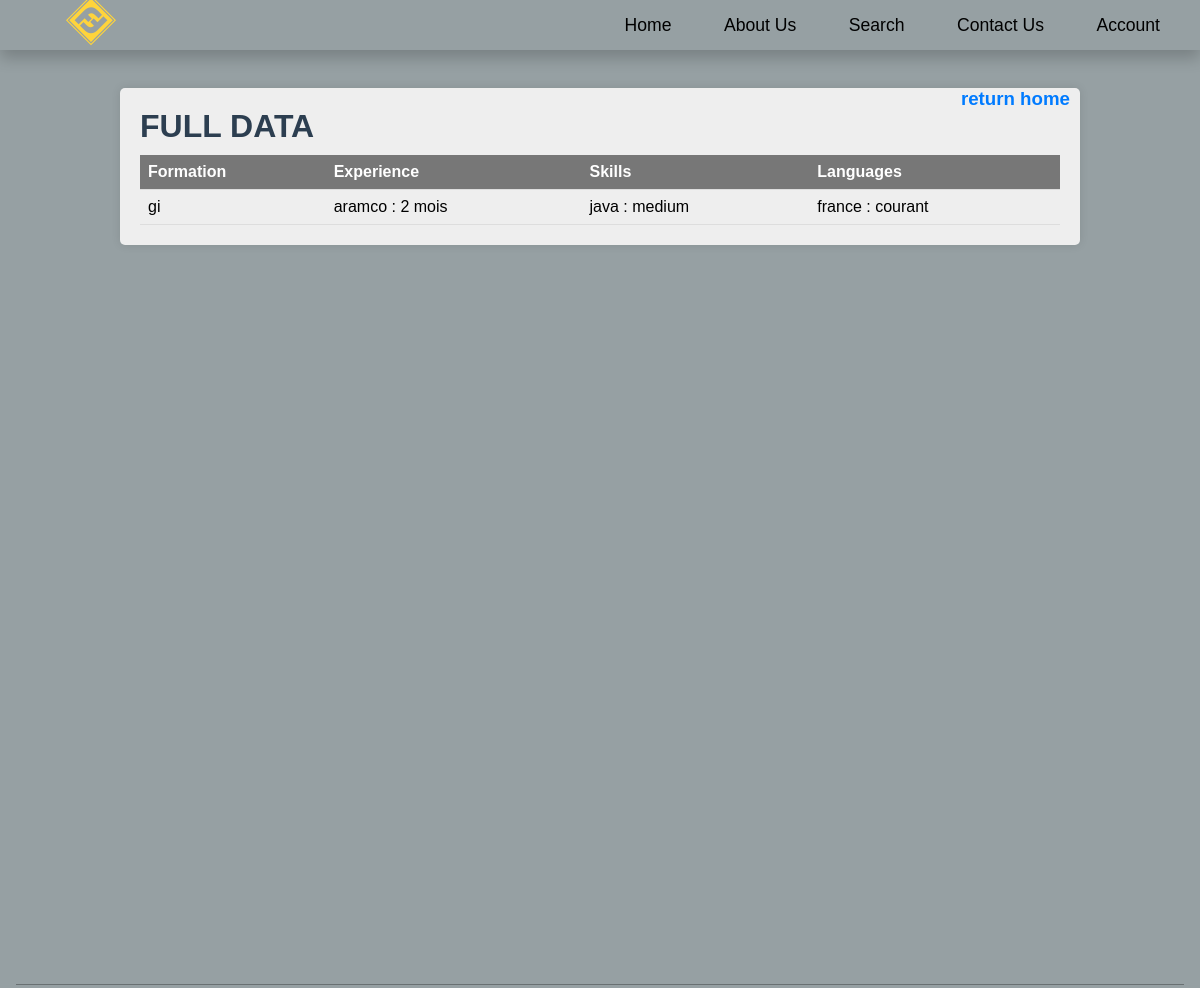
Page /acceuil1-main/bakirdash/autreinformation.php?id=18 (signed in) on the committed database.
### tables this page shows
CREATE TABLE `educt` (
  `ID_ED` int(11) NOT NULL,
  `id_c` int(11) NOT NULL,
  `INSTUT` varchar(45) NOT NULL,
  `date_OBT` date NOT NULL,
  `FILIER` varchar(45) NOT NULL,
  `diplome` varchar(25) NOT NULL
);

CREATE TABLE `exprt` (
  `id_exp` int(11) NOT NULL,
  `id_c` int(11) NOT NULL,
  `societe` varchar(45) NOT NULL,
  `period` varchar(45) NOT NULL,
  `POSTE` varchar(45) NOT NULL
);

CREATE TABLE `skills` (
  `id_skills` int(11) NOT NULL,
  `id_c` int(11) NOT NULL,
  `skills` varchar(45) NOT NULL,
  `level` varchar(45) NOT NULL
);

CREATE TABLE `languages` (
  `id_lang` int(11) NOT NULL,
  `id_c` int(11) NOT NULL,
  `langs` varchar(45) NOT NULL,
  `level` varchar(45) NOT NULL
);

### acceuil1-main/bakirdash/autreinformation.php (the view, shortened to what this page needs)
<?php
if (!isset($_SESSION["passwordS"]) || !isset($_SESSION["emailS"]))
    header("location:../../WITHDBREC/index.php");
else {  include 'config.php';
    if(!isset($_GET['id'])){
        echo"la pade n'est pas valable";
    }else {
       $id=$_GET['id'];
?>
<!DOCTYPE html>
<html lang="en">
<head>
    <link rel="stylesheet" href="cssb/bak1.css">
    <link rel="stylesheet" href="https://cdnjs.cloudflare.com/ajax/libs/font-awesome/6.5.1/css/all.min.css">
</head>
<body>
    <header class="header">
        <section class="flex">
            <div class="img">
            <h1><i class="fa-brands fa-fantasy-flight-games" style="color: #FFD43B;font-size:50px;margin-left:50px"></i><span style="margin-left: 20px;"></span></h1>
            </div>
            <nav class="navbar">
                <a href="../recruiter.php">Home</a>
                <a href="../recruiter.php">About Us</a>
                <a href="../recruiter.php">Search</a>
                <a href="../recruiter.php">Contact Us</a>
                <a href="../recruiter.php">Account</a>
            </nav>
        </section>
    </header>
    <div class="container">
        <h1 class="my-4">FULL DATA</h1>
        <a href="view_applyb.php" class="return"><h3 class="my-4">return home</h3></a>
        <table class="table">
    <thead class="thead-dark">
        <tr>
            <th>Formation</th>
            <th>Experience</th>
            <th>Skills</th>
            <th>Languages</th>
        </tr>
    </thead>
    <tbody>
        <?php
        $sql = $conn->prepare("SELECT * FROM educt WHERE id_c=:idCa");
        $sql->bindParam(':idCa', $id, PDO::PARAM_INT);
        $sql->execute();
        $formations = $sql->fetchAll();
        $sqlE = $conn->prepare("SELECT * FROM exprt WHERE id_c=:idCa");
        $sqlE->bindParam(':idCa', $id, PDO::PARAM_INT);
        $sqlE->execute();
        $experiences = $sqlE->fetchAll();
        $sqlS = $conn->prepare("SELECT * FROM skills WHERE id_c=:idCa");
        $sqlS->bindParam(':idCa', $id, PDO::PARAM_INT);
        $sqlS->execute();
        $skills = $sqlS->fetchAll();
        $sqlG = $conn->prepare("SELECT * FROM languages WHERE id_c=:idCa");
        $sqlG->bindParam(':idCa', $id, PDO::PARAM_INT);
        $sqlG->execute();
        $languages = $sqlG->fetchAll();
        $maxRows = max(count($formations), count($experiences), count($skills), count($languages));
        for ($i = 0; $i < $maxRows; $i++) {
            echo "<tr>";
            echo "<td>";
            if (isset($formations[$i])) {
                echo $formations[$i]['FILIER'];
            }
            echo "</td>";
            echo "<td>";
            if (isset($experiences[$i])) {
                echo $experiences[$i]['societe'] . " : " . $experiences[$i]['period'];
            }
            echo "</td>";
            echo "<td>";
            if (isset($skills[$i])) {
                echo $skills[$i]['skills'] . " : " . $skills[$i]['level'];
            }
            echo "</td>";
            echo "<td>";
            if (isset($languages[$i])) {
                echo $languages[$i]['langs'] . " : " . $languages[$i]['level'];
            }
            echo "</td>";
            echo "</tr>";
        }
        ?>
    </tbody>
</table>
    </div>
    <footer class=footer>
        <section>
        </section>
    </footer>
</body>
</html>
<?php } ?>
<?php } ?>

### acceuil1-main/bakirdash/cssb/bak1.css (style rules this page uses)
:root { --bluelight:#007bff; --coco: #96a0a3; --main-color: #0300c4; --red: red; --light-color: #777; --light-bg: #eee; --black: #2c3e50; --white: #fff; --box-shadow: 0 0.5rem 1rem rgba(0, 0, 0, 0.2); --border: 0.1rem solid rgba(0, 0, 0, 0.3); }
* { margin: 0; padding: 0; box-sizing: border-box; text-decoration: none; outline: none; border: none; }
section { padding: 1rem; margin: 0 auto; max-width: 1200px; height: 50px; }
body { font-family: Arial, sans-serif; background-color: var(--coco); margin: 0; padding: 0; }
.container { max-width: 960px; margin: 20px auto; background-color: var(--light-bg); padding: 20px; border-radius: 5px; box-shadow: 0 0 10px rgba(0, 0, 0, 0.1); margin-top:70px; position: relative; }
h1 { color: var(--black); margin-bottom: 10px; }
.return { color: var(--bluelight); text-decoration: none; position: absolute; top:0; right: 10px; }
table { width: 100%; border-collapse: collapse; }
th, td { padding: 8px; text-align: left; border-bottom: 1px solid #ddd; }
th { background-color:var(--light-color); color: #fff; }
.header { position: fixed; top: 0; left: 0; right: 0; background-color: var(--coco); box-shadow: var(--box-shadow); z-index: 1000; }
.header .flex { position: relative; display: flex; align-items: center; justify-content: space-between; }
.header .flex .navbar a { display: inline-block; padding: 1rem 1.5rem; font-size: 1.1rem; color: var(---white); border-radius: 0.5rem; text-transform: capitalize; }
.img { border-radius: 50%; }
.footer { height: 20px; position: absolute; bottom: 0; width: 100%; }

### rows in the picture
educt: FILIER "gi"
exprt: societe "aramco", period "2 mois"
skills: skills "java", level "medium"
languages: langs "france", level "courant"
